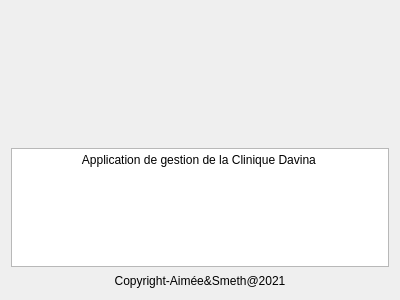
<?xml version="1.0" encoding="UTF-8"?>
<ui version="4.0">
 <class>Aide</class>
 <widget class="QWidget" name="Aide">
  <property name="windowModality">
   <enum>Qt::ApplicationModal</enum>
  </property>
  <property name="geometry">
   <rect>
    <x>0</x>
    <y>0</y>
    <width>400</width>
    <height>300</height>
   </rect>
  </property>
  <property name="minimumSize">
   <size>
    <width>400</width>
    <height>300</height>
   </size>
  </property>
  <property name="maximumSize">
   <size>
    <width>400</width>
    <height>300</height>
   </size>
  </property>
  <property name="windowTitle">
   <string>Form</string>
  </property>
  <layout class="QVBoxLayout" name="verticalLayout">
   <item>
    <widget class="QLabel" name="logo">
     <property name="maximumSize">
      <size>
       <width>384</width>
       <height>139</height>
      </size>
     </property>
     <property name="text">
      <string/>
     </property>
     <property name="pixmap">
      <pixmap>../res/iconx250.png</pixmap>
     </property>
     <property name="alignment">
      <set>Qt::AlignCenter</set>
     </property>
    </widget>
   </item>
   <item>
    <widget class="QPlainTextEdit" name="plainTextEdit">
     <property name="enabled">
      <bool>true</bool>
     </property>
     <property name="maximumSize">
      <size>
       <width>384</width>
       <height>119</height>
      </size>
     </property>
     <property name="readOnly">
      <bool>true</bool>
     </property>
     <property name="plainText">
      <string>                    Application de gestion de la Clinique Davina </string>
     </property>
     <property name="backgroundVisible">
      <bool>false</bool>
     </property>
     <property name="centerOnScroll">
      <bool>false</bool>
     </property>
    </widget>
   </item>
   <item>
    <widget class="QLabel" name="label_2">
     <property name="maximumSize">
      <size>
       <width>384</width>
       <height>16</height>
      </size>
     </property>
     <property name="text">
      <string>Copyright-Aimée&amp;Smeth@2021</string>
     </property>
     <property name="alignment">
      <set>Qt::AlignCenter</set>
     </property>
    </widget>
   </item>
  </layout>
 </widget>
 <resources/>
 <connections/>
</ui>
